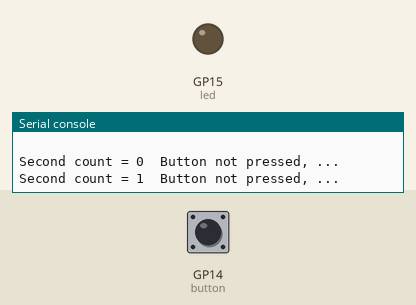
A program run on a simulated Raspberry Pi Pico running MicroPython. On the bench: output pins drawn as LEDs (lit = HIGH), the last lines printed to the serial console. Inputs (shaded band) come from the test bench; at power-on: GP14 (button) LOW.

Above: at 1.2 s.
1.3 s: GP14 (button) pulled HIGH for 3.2 s
At 5.3 s:
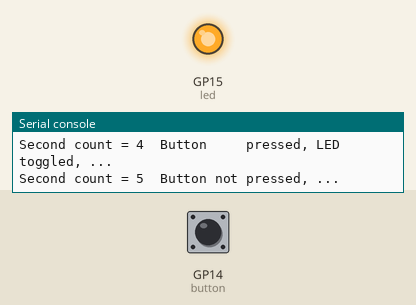
Timing chart, 0 to 6.8 s (numbered marks = the images above; inputs shaded):
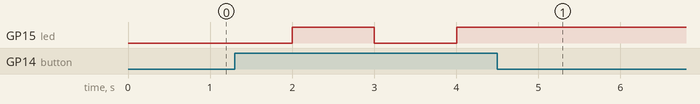

The program:

read_button_pin_14_toggle_led_pin_15_v02.py
```python
# read_button_oin_14_toggle_led_pin_15_02

# Notes
# 1. The program loops and prints every second, therefore reponse is slow.  Need to
#    press button and hold a lillt while, say 0.5 second.

from machine import Pin
import time

led    = Pin(15, Pin.OUT)
button = Pin(14, Pin.IN, Pin.PULL_DOWN)

print('Press and hold 0.5 second Button pin 14 to toggle LED pin 15, <Ctrl F2> to exit program.\n')

for secondCount in range(1000):
    print('Second count =', secondCount, end = '')
    if button.value() == False:
        print('  Button not pressed, ...')
    else:
        led.toggle()
        print('  Button     pressed, LED toggled, ...')
    time.sleep(1)
```

Measured:
- after the input at 1.3 s, GP15 (led): LOW → HIGH after 0.70 s, → LOW 1.0 s later, → HIGH 1.0 s later
